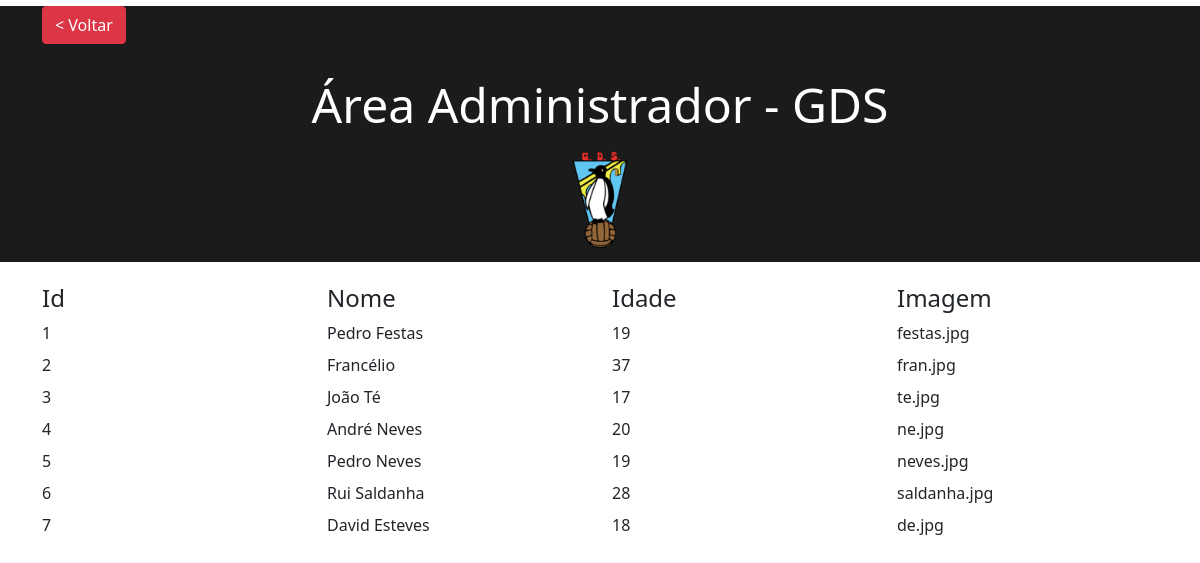
Page /area-admin/asenior.php on the committed database.
### tables this page shows
CREATE TABLE `avancados` (
  `Id` int(11) NOT NULL,
  `Nome` text NOT NULL,
  `Idade` int(11) NOT NULL,
  `Img` varchar(256) NOT NULL
);

### area-admin/asenior.php (the view, shortened to what this page needs)
<!DOCTYPE html>
<html>
<head>
    <link href="https://cdn.jsdelivr.net/npm/bootstrap@5.0.0-beta1/dist/css/bootstrap.min.css" rel="stylesheet">
    <link rel="stylesheet" href="css/fontawesome.min.css">
</head>
<body>
    <?php
require 'includes/connection.php';
?>
<div style="background-color: #1b1b1b; margin-top:-1.5%;">
    <div class="container mt-4" style="background-color: #1b1b1b;">
	<a  href="index.php" class="btn btn-danger">< Voltar</a>
    </div>
    <h2 class="h2-title" style="padding: 2rem;background-color: #1b1b1b;">Área Administrador - GDS</h2>
    <div style="text-align: center; ">
            <img  src="/GDS/images/ProjetoGDS/gdss.png" style="max-height: 100px; margin-top:-2%;  margin-bottom:1%;">
        </div>
</div>
    <?php
    $sql = 'SELECT * FROM avancados';
    $sth = $dbh->prepare($sql);
    $sth->execute();
    ?>
    <div class="container mx-auto">
        <div class="row h4" style=" margin-top: 2%;">
            <div class="col">Id</div>
            <div class="col">Nome</div>
            <div class="col">Idade</div>
            <div class="col">Imagem</div>
        </div>
        <?php
  while($avancados = $sth->fetchObject()){
        $Id = $avancados->Id;
        $Nome = $avancados->Nome;
        $Idade = $avancados->Idade;
        $Img = $avancados->Img;
        ?>
        <div class="row mb-2 user-edit" onclick="editUser(<?= $Id ?>)">
        <div class="col align-self-center">
                <?= $Id ?>
            </div>
            <div class="col align-self-center">
                <?= $Nome ?>
            </div>
            <div class="col align-self-center">
                <?= $Idade ?>
            </div>
            <div class="col align-self-center">
                <?= $Img ?>
            </div>
        </div>
        <?php  }
        ?>
    </div>
</body>
</html>

### area-admin/asenior.php (style rules this page uses)
html, body { background-color: white; }
.h2-title { font-size: 3rem; text-align: center; padding: 2rem; color: white; }

### rows in the picture
avancados: Id "1", Nome "Pedro Festas", Idade "19", Img "festas.jpg"
avancados: Id "2", Nome "Francélio", Idade "37", Img "fran.jpg"
avancados: Id "3", Nome "João Té", Idade "17", Img "te.jpg"
avancados: Id "4", Nome "André Neves", Idade "20", Img "ne.jpg"
avancados: Id "5", Nome "Pedro Neves", Idade "19", Img "neves.jpg"
avancados: Id "6", Nome "Rui Saldanha", Idade "28", Img "saldanha.jpg"
avancados: Id "7", Nome "David Esteves", Idade "18", Img "de.jpg"
